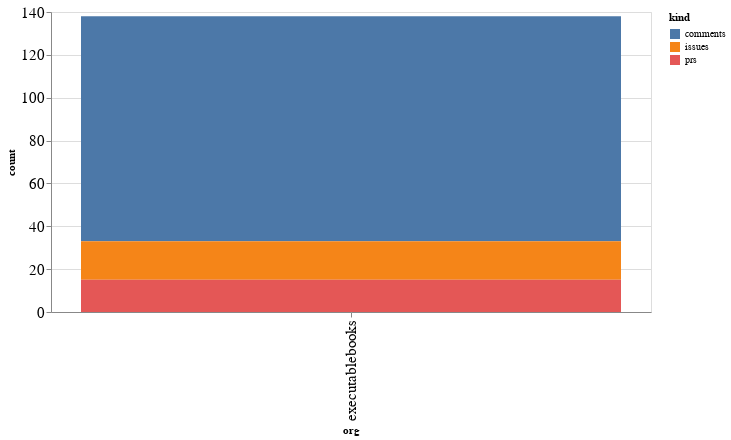

Notebook cell for this chart:
### Code cell
alt.Chart(org_summaries, width=600).mark_bar().encode(
    x='org',
    y='count',
    color='kind',
    tooltip="org"
)

### Figure 1 — Vega-Lite specification as saved in the notebook (floating-point values rounded to 4 significant figures)
{"config": {"axisLeft": {"labelFontSize": 15}, "axisBottom": {"labelFontSize": 15}}, "data": {"name": "data-090feb0692da9bcb57a45d2948001323"}, "mark": "bar", "encoding": {"color": {"type": "nominal", "field": "kind"}, "tooltip": {"type": "nominal", "field": "org"}, "x": {"type": "nominal", "field": "org"}, "y": {"type": "quantitative", "field": "count"}}, "width": 600, "$schema": "https://vega.github.io/schema/vega-lite/v4.8.1.json", "datasets": {"data-090feb0692da9bcb57a45d2948001323": [{"org": "executablebooks", "kind": "comments", "count": 105}, {"org": "executablebooks", "kind": "issues", "count": 18}, {"org": "executablebooks", "kind": "prs", "count": 15}]}}
